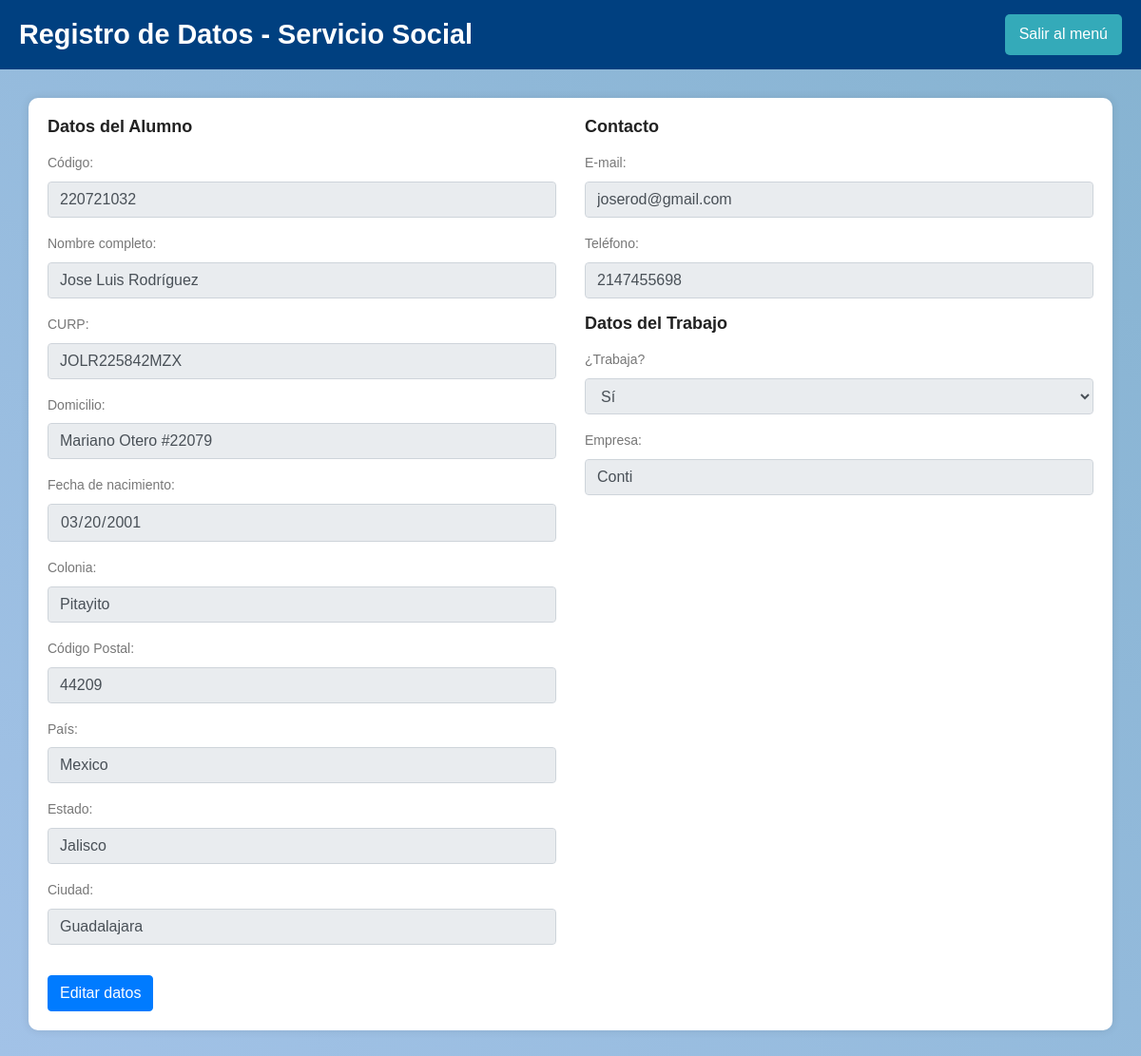
The app's page /src/datos_personales.php (signed in), older data.
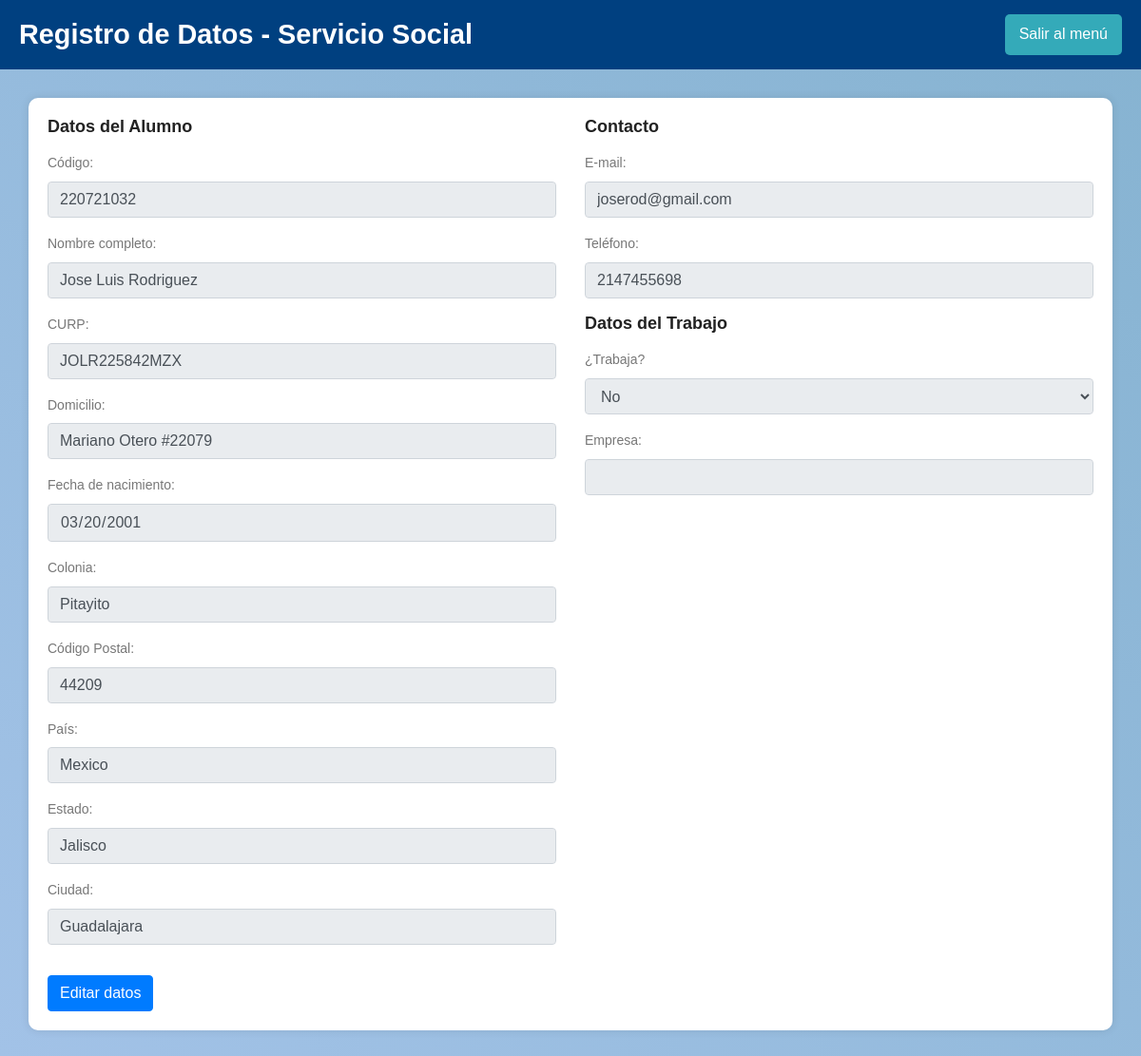
The same page, newer data.
### tables this page shows
CREATE TABLE IF NOT EXISTS `alumno` (
  `codigoAlumno` int NOT NULL,
  `nombreAlumno` varchar(50) NOT NULL,
  `curp` varchar(50) NOT NULL,
  `domicilio` varchar(50) NOT NULL,
  `fechaNac` date NOT NULL,
  `colonia` varchar(50) NOT NULL,
  `codigoPostal` int NOT NULL,
  `pais` varchar(50) NOT NULL,
  `estado` varchar(50) NOT NULL,
  `ciudad` varchar(50) NOT NULL,
  `correoAlumno` varchar(50) NOT NULL,
  `telefono` varchar(15) NOT NULL,
  `trabajoBool` tinyint(1) NOT NULL,
  `empresa` varchar(50) NOT NULL DEFAULT 'NA',
  `IdUsuario` int NOT NULL,
  PRIMARY KEY (`codigoAlumno`),
  KEY `fk_alumnos_usuarios` (`IdUsuario`)
);

### src/datos_personales.php (the view, shortened to what the changed rows need)
<?php
$IdUsuario = $_SESSION['id_usuario'];
$conn = OpenCon();
$sql = "SELECT * FROM alumno WHERE IdUsuario = ?";
$stmt = $conn->prepare($sql);
$stmt->bind_param("i", $IdUsuario);
$stmt->execute();
$result = $stmt->get_result();
$alumno = $result->fetch_assoc() ?: [];
?>
<!DOCTYPE html>
<html lang="es">
<head>
    <link rel="stylesheet" href="../css/bootstrap.css">
    <link rel="stylesheet" href="../css/main.css">
</head>
<body>
    <div class="header">
        <h1>Registro de Datos - Servicio Social</h1>
    </div>
    <div class="container">
        <form method="POST" action="registro_datos.php" id="datosForm">
            <div class="row">
                <div class="col-md-6">
                    <div class="form-group">
                        <label for="codigo">Código:</label>
                        <input type="text" class="form-control" id="codigo" name="codigo"
                            value="<?= $alumno['codigoAlumno'] ?? '' ?>" required readonly>
                    </div>
                    <div class="form-group">
                        <label for="nombre_alumno">Nombre completo:</label>
                        <input type="text" class="form-control" id="nombre_alumno" name="nombre_alumno"
                            value="<?= $alumno['nombreAlumno'] ?? '' ?>" required readonly>
                    </div>
                    <div class="form-group">
                        <label for="curp">CURP:</label>
                        <input type="text" class="form-control" id="curp" name="curp"
                            value="<?= $alumno['curp'] ?? '' ?>" required readonly>
                    </div>
                    <div class="form-group">
                        <label for="domicilio">Domicilio:</label>
                        <input type="text" class="form-control" id="domicilio" name="domicilio"
                            value="<?= $alumno['domicilio'] ?? '' ?>" required readonly>
                    </div>
                    <div class="form-group">
                        <label for="fecha_nacimiento">Fecha de nacimiento:</label>
                        <input type="date" class="form-control" id="fecha_nacimiento" name="fecha_nacimiento"
                            value="<?= $alumno['fechaNac'] ?? '' ?>" required readonly>
                    </div>
                    <div class="form-group">
                        <label for="colonia">Colonia:</label>
                        <input type="text" class="form-control" id="colonia" name="colonia"
                            value="<?= $alumno['colonia'] ?? '' ?>" required readonly>
                    </div>
                    <div class="form-group">
                        <label for="codigo_postal">Código Postal:</label>
                        <input type="text" class="form-control" id="codigo_postal" name="codigo_postal"
                            value="<?= $alumno['codigoPostal'] ?? '' ?>" required readonly>
                    </div>
                    <div class="form-group">
                        <label for="pais">País:</label>
                        <input type="text" class="form-control" id="pais" name="pais"
                            value="<?= $alumno['pais'] ?? '' ?>" required <?= !empty($alumno) ? 'readonly' : '' ?>>
                    </div>
                    <div class="form-group">
                        <label for="estado">Estado:</label>
                        <input type="text" class="form-control" id="estado" name="estado"
                            value="<?= $alumno['estado'] ?? '' ?>" required <?= !empty($alumno) ? 'readonly' : '' ?>>
                    </div>
                    <div class="form-group">
                        <label for="ciudad">Ciudad:</label>
                        <input type="text" class="form-control" id="ciudad" name="ciudad"
                            value="<?= $alumno['ciudad'] ?? '' ?>" required <?= !empty($alumno) ? 'readonly' : '' ?>>
                    </div>
                </div>
                <div class="col-md-6">
                    <div class="form-group">
                        <label for="email">E-mail:</label>
                        <input type="email" class="form-control" id="email" name="email"
                            value="<?= $alumno['correoAlumno'] ?? '' ?>" required <?= !empty($alumno) ? 'readonly' : '' ?>>
                    </div>
                    <div class="form-group">
                        <label for="telefono">Teléfono:</label>
                        <input type="text" class="form-control" id="telefono" name="telefono"
                            value="<?= $alumno['telefono'] ?? '' ?>" required <?= !empty($alumno) ? 'readonly' : '' ?>>
                    </div>
                    <div class="form-group">
                        <label for="trabaja">¿Trabaja?</label>
                        <select class="form-control" id="trabaja" name="trabaja" required <?= !empty($alumno) ? 'disabled' : '' ?>>
                            <?php if (!empty($alumno)): ?>
                                <option value="1" <?= $alumno['trabajoBool'] == 1 ? 'selected' : '' ?>>Sí</option>
                                <option value="0" <?= $alumno['trabajoBool'] == 0 ? 'selected' : '' ?>>No</option>
                            <?php else: ?>
                                <option value="1">Sí</option>
                                <option value="0">No</option>
                            <?php endif; ?>
                        </select>
                    </div>
                    <div class="form-group">
                        <label for="empresa">Empresa:</label>
                        <input type="text" class="form-control" id="empresa" name="empresa"
    value="<?= $alumno['trabajoBool'] == 1 ? ($alumno['empresa'] ?? '') : '' ?>"
    <?= $alumno['trabajoBool'] == 1 ? 'readonly' : 'readonly' ?>>
                    </div>
                </div>
            </div>
        </form>
    </div>
</body>
</html>

Row changes from the older to the newer data that the page shows:
changed alumno "JOLR225842MZX": nombre_alumno "Jose Luis Rodríguez" → "Jose Luis Rodriguez"; trabaja "Sí" → "No"; empresa "Conti" → (not shown)
